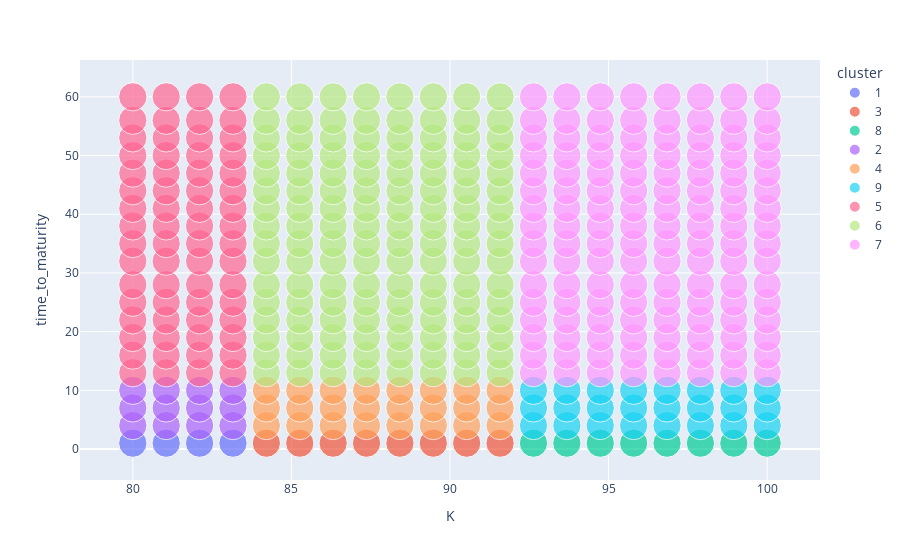

Source (notebook cell):
### Code cell
px.scatter(data_frame=market_data_df, x='K', y='time_to_maturity', color='cluster', size='weights')

### Figure 1 — Plotly figure (JSON) as saved in the notebook; plotly's stock layout.template omitted (floating-point values rounded to 4 significant figures)
{"data": [{"hovertemplate": "cluster=1<br>K=%{x}<br>time_to_maturity=%{y}<br>weights=%{marker.size}<extra></extra>", "legendgroup": "1", "marker": {"color": "#636efa", "size": [5, 5, 5, 5], "sizemode": "area", "sizeref": 0.0125, "symbol": "circle"}, "mode": "markers", "name": "1", "orientation": "v", "showlegend": true, "type": "scatter", "x": [80, 81.05, 82.11, 83.16], "xaxis": "x", "y": [1, 1, 1, 1], "yaxis": "y"}, {"hovertemplate": "cluster=3<br>K=%{x}<br>time_to_maturity=%{y}<br>weights=%{marker.size}<extra></extra>", "legendgroup": "3", "marker": {"color": "#EF553B", "size": [5, 5, 5, 5, 5, 5, 5, 5], "sizemode": "area", "sizeref": 0.0125, "symbol": "circle"}, "mode": "markers", "name": "3", "orientation": "v", "showlegend": true, "type": "scatter", "x": [84.21, 85.26, 86.32, 87.37, 88.42, 89.47, 90.53, 91.58], "xaxis": "x", "y": [1, 1, 1, 1, 1, 1, 1, 1], "yaxis": "y"}, {"hovertemplate": "cluster=8<br>K=%{x}<br>time_to_maturity=%{y}<br>weights=%{marker.size}<extra></extra>", "legendgroup": "8", "marker": {"color": "#00cc96", "size": [5, 5, 5, 5, 5, 5, 5, 5], "sizemode": "area", "sizeref": 0.0125, "symbol": "circle"}, "mode": "markers", "name": "8", "orientation": "v", "showlegend": true, "type": "scatter", "x": [92.63, 93.68, 94.74, 95.79, 96.84, 97.89, 98.95, 100], "xaxis": "x", "y": [1, 1, 1, 1, 1, 1, 1, 1], "yaxis": "y"}, {"hovertemplate": "cluster=2<br>K=%{x}<br>time_to_maturity=%{y}<br>weights=%{marker.size}<extra></extra>", "legendgroup": "2", "marker": {"color": "#ab63fa", "size": [5, 5, 5, 5, 5, 5, 5, 5, 5, 5, 5, 5], "sizemode": "area", "sizeref": 0.0125, "symbol": "circle"}, "mode": "markers", "name": "2", "orientation": "v", "showlegend": true, "type": "scatter", "x": [80, 81.05, 82.11, 83.16, 80, 81.05, 82.11, 83.16, 80, 81.05, 82.11, 83.16], "xaxis": "x", "y": [4, 4, 4, 4, 7, 7, 7, 7, 10, 10, 10, 10], "yaxis": "y"}, {"hovertemplate": "cluster=4<br>K=%{x}<br>time_to_maturity=%{y}<br>weights=%{marker.size}<extra></extra>", "legendgroup": "4", "marker": {"color": "#FFA15A", "size": [5, 5, 5, 5, 5, 5, 5, 5, 5, 5, 5, 5, 5, 5, 5, 5, 5, 5, 5, 5, 5, 5, 5, 5], "sizemode": "area", "sizeref": 0.0125, "symbol": "circle"}, "mode": "markers", "name": "4", "orientation": "v", "showlegend": true, "type": "scatter", "x": [84.21, 85.26, 86.32, 87.37, 88.42, 89.47, 90.53, 91.58, 84.21, 85.26, 86.32, 87.37, 88.42, 89.47, 90.53, 91.58, 84.21, 85.26, 86.32, 87.37, 88.42, 89.47, 90.53, 91.58], "xaxis": "x", "y": [4, 4, 4, 4, 4, 4, 4, 4, 7, 7, 7, 7, 7, 7, 7, 7, 10, 10, 10, 10, 10, 10, 10, 10], "yaxis": "y"}, {"hovertemplate": "cluster=9<br>K=%{x}<br>time_to_maturity=%{y}<br>weights=%{marker.size}<extra></extra>", "legendgroup": "9", "marker": {"color": "#19d3f3", "size": [5, 5, 5, 5, 5, 5, 5, 5, 5, 5, 5, 5, 5, 5, 5, 5, 5, 5, 5, 5, 5, 5, 5, 5], "sizemode": "area", "sizeref": 0.0125, "symbol": "circle"}, "mode": "markers", "name": "9", "orientation": "v", "showlegend": true, "type": "scatter", "x": [92.63, 93.68, 94.74, 95.79, 96.84, 97.89, 98.95, 100, 92.63, 93.68, 94.74, 95.79, 96.84, 97.89, 98.95, 100, 92.63, 93.68, 94.74, 95.79, 96.84, 97.89, 98.95, 100], "xaxis": "x", "y": [4, 4, 4, 4, 4, 4, 4, 4, 7, 7, 7, 7, 7, 7, 7, 7, 10, 10, 10, 10, 10, 10, 10, 10], "yaxis": "y"}, {"hovertemplate": "cluster=5<br>K=%{x}<br>time_to_maturity=%{y}<br>weights=%{marker.size}<extra></extra>", "legendgroup": "5", "marker": {"color": "#FF6692", "size": [5, 5, 5, 5, 5, 5, 5, 5, 5, 5, 5, 5, 5, 5, 5, 5, 5, 5, 5, 5, 5, 5, 5, 5, 5, 5, 5, 5, 5, 5, 5, 5, 5, 5, 5, 5, 5, 5, 5, 5, 5, 5, 5, 5, 5, 5, 5, 5, 5, 5, 5, 5, 5, 5, 5, 5, 5, 5, 5, 5, 5, 5, 5, 5], "sizemode": "area", "sizeref": 0.0125, "symbol": "circle"}, "mode": "markers", "name": "5", "orientation": "v", "showlegend": true, "type": "scatter", "x": [80, 81.05, 82.11, 83.16, 80, 81.05, 82.11, 83.16, 80, 81.05, 82.11, 83.16, 80, 81.05, 82.11, 83.16, 80, 81.05, 82.11, 83.16, 80, 81.05, 82.11, 83.16, 80, 81.05, 82.11, 83.16, 80, 81.05, 82.11, 83.16, 80, 81.05, 82.11, 83.16, 80, 81.05, 82.11, 83.16, 80, 81.05, 82.11, 83.16, 80, 81.05, 82.11, 83.16, 80, 81.05, 82.11, 83.16, 80, 81.05, 82.11, 83.16, 80, 81.05, 82.11, 83.16, 80, 81.05, 82.11, 83.16], "xaxis": "x", "y": [13, 13, 13, 13, 16, 16, 16, 16, 19, 19, 19, 19, 22, 22, 22, 22, 25, 25, 25, 25, 28, 28, 28, 28, 32, 32, 32, 32, 35, 35, 35, 35, 38, 38, 38, 38, 41, 41, 41, 41, 44, 44, 44, 44, 47, 47, 47, 47, 50, 50, 50, 50, 53, 53, 53, 53, 56, 56, 56, 56, 60, 60, 60, 60], "yaxis": "y"}, {"hovertemplate": "cluster=6<br>K=%{x}<br>time_to_maturity=%{y}<br>weights=%{marker.size}<extra></extra>", "legendgroup": "6", "marker": {"color": "#B6E880", "size": [5, 5, 5, 5, 5, 5, 5, 5, 5, 5, 5, 5, 5, 5, 5, 5, 5, 5, 5, 5, 5, 5, 5, 5, 5, 5, 5, 5, 5, 5, 5, 5, 5, 5, 5, 5, 5, 5, 5, 5, 5, 5, 5, 5, 5, 5, 5, 5, 5, 5, 5, 5, 5, 5, 5, 5, 5, 5, 5, 5, 5, 5, 5, 5, 5, 5, 5, 5, 5, 5, 5, 5, 5, 5, 5, 5, 5, 5, 5, 5, 5, 5, 5, 5, 5, 5, 5, 5, 5, 5, 5, 5, 5, 5, 5, 5, 5, 5, 5, 5, 5, 5, 5, 5, 5, 5, 5, 5, 5, 5, 5, 5, 5, 5, 5, 5, 5, 5, 5, 5, 5, 5, 5, 5, 5, 5, 5, 5], "sizemode": "area", "sizeref": 0.0125, "symbol": "circle"}, "mode": "markers", "name": "6", "orientation": "v", "showlegend": true, "type": "scatter", "x": [84.21, 85.26, 86.32, 87.37, 88.42, 89.47, 90.53, 91.58, 84.21, 85.26, 86.32, 87.37, 88.42, 89.47, 90.53, 91.58, 84.21, 85.26, 86.32, 87.37, 88.42, 89.47, 90.53, 91.58, 84.21, 85.26, 86.32, 87.37, 88.42, 89.47, 90.53, 91.58, 84.21, 85.26, 86.32, 87.37, 88.42, 89.47, 90.53, 91.58, 84.21, 85.26, 86.32, 87.37, 88.42, 89.47, 90.53, 91.58, 84.21, 85.26, 86.32, 87.37, 88.42, 89.47, 90.53, 91.58, 84.21, 85.26, 86.32, 87.37, 88.42, 89.47, 90.53, 91.58, 84.21, 85.26, 86.32, 87.37, 88.42, 89.47, 90.53, 91.58, 84.21, 85.26, 86.32, 87.37, 88.42, 89.47, 90.53, 91.58, 84.21, 85.26, 86.32, 87.37, 88.42, 89.47, 90.53, 91.58, 84.21, 85.26, 86.32, 87.37, 88.42, 89.47, 90.53, 91.58, 84.21, 85.26, 86.32, 87.37, 88.42, 89.47, 90.53, 91.58, 84.21, 85.26, 86.32, 87.37, 88.42, 89.47, 90.53, 91.58, 84.21, 85.26, 86.32, 87.37, 88.42, 89.47, 90.53, 91.58, 84.21, 85.26, 86.32, 87.37, 88.42, 89.47, 90.53, 91.58], "xaxis": "x", "y": [13, 13, 13, 13, 13, 13, 13, 13, 16, 16, 16, 16, 16, 16, 16, 16, 19, 19, 19, 19, 19, 19, 19, 19, 22, 22, 22, 22, 22, 22, 22, 22, 25, 25, 25, 25, 25, 25, 25, 25, 28, 28, 28, 28, 28, 28, 28, 28, 32, 32, 32, 32, 32, 32, 32, 32, 35, 35, 35, 35, 35, 35, 35, 35, 38, 38, 38, 38, 38, 38, 38, 38, 41, 41, 41, 41, 41, 41, 41, 41, 44, 44, 44, 44, 44, 44, 44, 44, 47, 47, 47, 47, 47, 47, 47, 47, 50, 50, 50, 50, 50, 50, 50, 50, 53, 53, 53, 53, 53, 53, 53, 53, 56, 56, 56, 56, 56, 56, 56, 56, 60, 60, 60, 60, 60, 60, 60, 60], "yaxis": "y"}, {"hovertemplate": "cluster=7<br>K=%{x}<br>time_to_maturity=%{y}<br>weights=%{marker.size}<extra></extra>", "legendgroup": "7", "marker": {"color": "#FF97FF", "size": [5, 5, 5, 5, 5, 5, 5, 5, 5, 5, 5, 5, 5, 5, 5, 5, 5, 5, 5, 5, 5, 5, 5, 5, 5, 5, 5, 5, 5, 5, 5, 5, 5, 5, 5, 5, 5, 5, 5, 5, 5, 5, 5, 5, 5, 5, 5, 5, 5, 5, 5, 5, 5, 5, 5, 5, 5, 5, 5, 5, 5, 5, 5, 5, 5, 5, 5, 5, 5, 5, 5, 5, 5, 5, 5, 5, 5, 5, 5, 5, 5, 5, 5, 5, 5, 5, 5, 5, 5, 5, 5, 5, 5, 5, 5, 5, 5, 5, 5, 5, 5, 5, 5, 5, 5, 5, 5, 5, 5, 5, 5, 5, 5, 5, 5, 5, 5, 5, 5, 5, 5, 5, 5, 5, 5, 5, 5, 5], "sizemode": "area", "sizeref": 0.0125, "symbol": "circle"}, "mode": "markers", "name": "7", "orientation": "v", "showlegend": true, "type": "scatter", "x": [92.63, 93.68, 94.74, 95.79, 96.84, 97.89, 98.95, 100, 92.63, 93.68, 94.74, 95.79, 96.84, 97.89, 98.95, 100, 92.63, 93.68, 94.74, 95.79, 96.84, 97.89, 98.95, 100, 92.63, 93.68, 94.74, 95.79, 96.84, 97.89, 98.95, 100, 92.63, 93.68, 94.74, 95.79, 96.84, 97.89, 98.95, 100, 92.63, 93.68, 94.74, 95.79, 96.84, 97.89, 98.95, 100, 92.63, 93.68, 94.74, 95.79, 96.84, 97.89, 98.95, 100, 92.63, 93.68, 94.74, 95.79, 96.84, 97.89, 98.95, 100, 92.63, 93.68, 94.74, 95.79, 96.84, 97.89, 98.95, 100, 92.63, 93.68, 94.74, 95.79, 96.84, 97.89, 98.95, 100, 92.63, 93.68, 94.74, 95.79, 96.84, 97.89, 98.95, 100, 92.63, 93.68, 94.74, 95.79, 96.84, 97.89, 98.95, 100, 92.63, 93.68, 94.74, 95.79, 96.84, 97.89, 98.95, 100, 92.63, 93.68, 94.74, 95.79, 96.84, 97.89, 98.95, 100, 92.63, 93.68, 94.74, 95.79, 96.84, 97.89, 98.95, 100, 92.63, 93.68, 94.74, 95.79, 96.84, 97.89, 98.95, 100], "xaxis": "x", "y": [13, 13, 13, 13, 13, 13, 13, 13, 16, 16, 16, 16, 16, 16, 16, 16, 19, 19, 19, 19, 19, 19, 19, 19, 22, 22, 22, 22, 22, 22, 22, 22, 25, 25, 25, 25, 25, 25, 25, 25, 28, 28, 28, 28, 28, 28, 28, 28, 32, 32, 32, 32, 32, 32, 32, 32, 35, 35, 35, 35, 35, 35, 35, 35, 38, 38, 38, 38, 38, 38, 38, 38, 41, 41, 41, 41, 41, 41, 41, 41, 44, 44, 44, 44, 44, 44, 44, 44, 47, 47, 47, 47, 47, 47, 47, 47, 50, 50, 50, 50, 50, 50, 50, 50, 53, 53, 53, 53, 53, 53, 53, 53, 56, 56, 56, 56, 56, 56, 56, 56, 60, 60, 60, 60, 60, 60, 60, 60], "yaxis": "y"}], "layout": {"legend": {"itemsizing": "constant", "title": {"text": "cluster"}, "tracegroupgap": 0}, "margin": {"t": 60}, "xaxis": {"anchor": "y", "domain": [0, 1], "title": {"text": "K"}}, "yaxis": {"anchor": "x", "domain": [0, 1], "title": {"text": "time_to_maturity"}}}}
